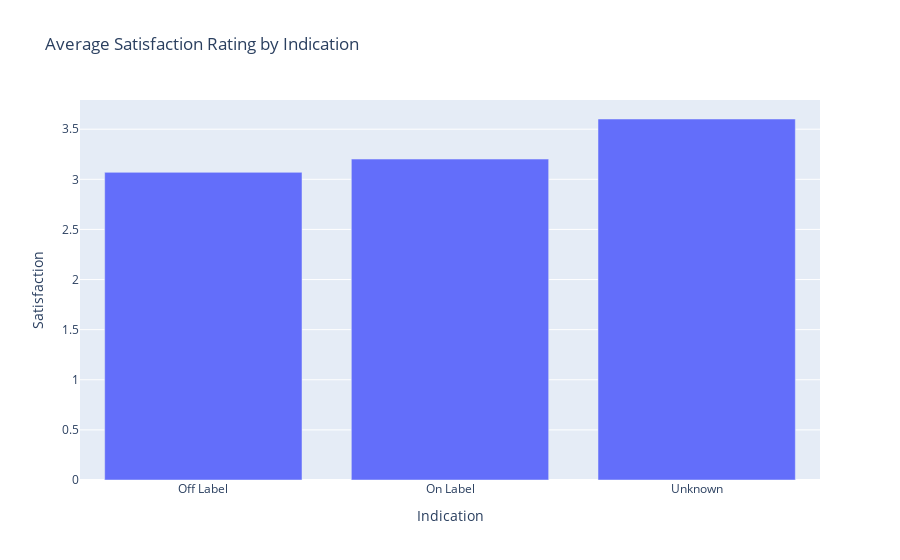

The notebook cell this image was saved under:
### Code cell
df_grouped = df.groupby('Indication').agg({'Satisfaction': 'mean'}).reset_index()

fig = px.bar(df_grouped, x='Indication', y='Satisfaction', 
             title='Average Satisfaction Rating by Indication')
fig.show()

### Figure 1 — Plotly figure (JSON) as saved in the notebook; plotly's stock layout.template omitted (floating-point values rounded to 4 significant figures)
{"data": [{"alignmentgroup": "True", "hovertemplate": "Indication=%{x}<br>Satisfaction=%{y}<extra></extra>", "legendgroup": "", "marker": {"color": "#636efa", "pattern": {"shape": ""}}, "name": "", "offsetgroup": "", "orientation": "v", "showlegend": false, "textposition": "auto", "type": "bar", "x": ["Off Label", "On Label", "Unknown"], "xaxis": "x", "y": [3.069, 3.202, 3.602], "yaxis": "y"}], "layout": {"barmode": "relative", "legend": {"tracegroupgap": 0}, "title": {"text": "Average Satisfaction Rating by Indication"}, "xaxis": {"anchor": "y", "domain": [0, 1], "title": {"text": "Indication"}}, "yaxis": {"anchor": "x", "domain": [0, 1], "title": {"text": "Satisfaction"}}}}
